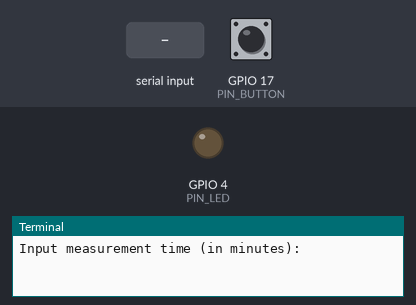
Simulated run of this program. Board: Raspberry Pi (BCM pin numbers). On the bench: output pins drawn as LEDs (lit = HIGH), the last lines printed to the terminal. The inputs (shaded band) are chosen by the test bench; at power-on: GPIO 17 (PIN_BUTTON) LOW. Files the program writes start out absent; the clock reads 2024-03-15 10:24:30 at power-on unless the program sets it.

Above: at 1.2 s.
1.3 s: "5" typed at the terminal, then Enter
2.8 s: "90" typed at the terminal, then Enter
At 4.1 s:
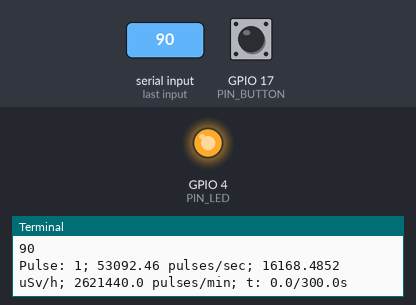
Timing chart, 0 to 5.8 s (numbered marks = the images above; inputs shaded):
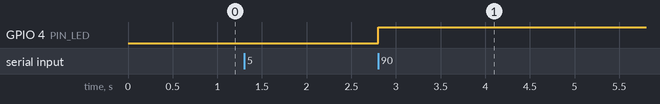

Measured:
- after the input at 2.8 s, GPIO 4 (PIN_LED): LOW → HIGH at once

The program:

rad.py
```python
#!/usr/bin/python
# -*- encoding: utf-8 -*-

import RPi.GPIO as GPIO
import time

# Constants

PIN_LED = 4
PIN_BUTTON = 17
CALIBRATION = 0.0066
MEASURE_ERR = 1.1

# GPIO Settings

# pin 7 --> GPIO 4
# pin 17 --> GPIO 11

GPIO.setwarnings(False)
GPIO.setmode(GPIO.BCM)
GPIO.setup(PIN_LED, GPIO.OUT)
GPIO.setup(PIN_BUTTON, GPIO.IN)

# Program

x = float(input('Input measurement time (in minutes): '))
process_filename = input('Input file name for measurement results (without suffix): ')
process = open("%s.csv" % process_filename, 'a')
process.write("Impuls; Pulse/Sec; uSv/h; Pulse/Min; Measurement second; % up to the end\n")

timeout = time.time() + x * 60
t_start = time.time()
p_count = int(0)
is_recorded = False

while (time.time() < timeout):
    if(GPIO.input(PIN_BUTTON) == False):
        GPIO.output(PIN_LED, GPIO.HIGH)
        if(not is_recorded):
            p_count = p_count + 1
            curr_ps = round(p_count / (time.time() - t_start), 2)
            curr_ps_min = round((p_count / (time.time() - t_start) * 60), 2)
            curr_dose = round((p_count/(time.time() - t_start) * 60) * CALIBRATION * MEASURE_ERR , 4)
            est_time = round(time.time() - t_start, 1)
            print("Pulse: %s; %s pulses/sec; %s uSv/h; %s pulses/min; t: %s/%ss"\
                % (p_count, curr_ps, curr_dose, curr_ps_min, est_time, round(x*60, 0)))
            diff_time = round((time.time() - t_start) / (x * 60), 3)
            process.write("%s; %s; %s; %s; %s; %s\r\n"\
                % (p_count, curr_ps, curr_dose, curr_ps_min, est_time, diff_time))
            is_recorded = True
    else:
        GPIO.output(PIN_LED, GPIO.LOW)
        is_recorded = False

ps_per_sec = p_count / (x * 60)
ps_per_min = p_count / x
dose = (p_count/x) * CALIBRATION * MEASURE_ERR
print("Sum:", p_count, "pulses in", x, "min.")
print("Pulses:", round(ps_per_sec, 5), "pulse/sec,", round(ps_per_min, 5), "pulse/min")
print("Dose:", round(dose, 7), "uSv/h")
print("Measurement process written into %s.csv file" % process_filename)

results = open("results.txt", 'a')
results.write(" %s: %s pulse/min %s pulse/sec (%s uSv/h) with total %s pulses in %s mins.\r\n"\
    % (process_filename, round(ps_per_min, 5), round(ps_per_sec, 5), round(dose, 7), p_count, x))
print("Result written into results.txt")
print("Values: Name; Pulses/sec; Pulses/min; Dose; Total pulses; Measurement time in minutes")

process.close()
results.close()
GPIO.cleanup()
```
